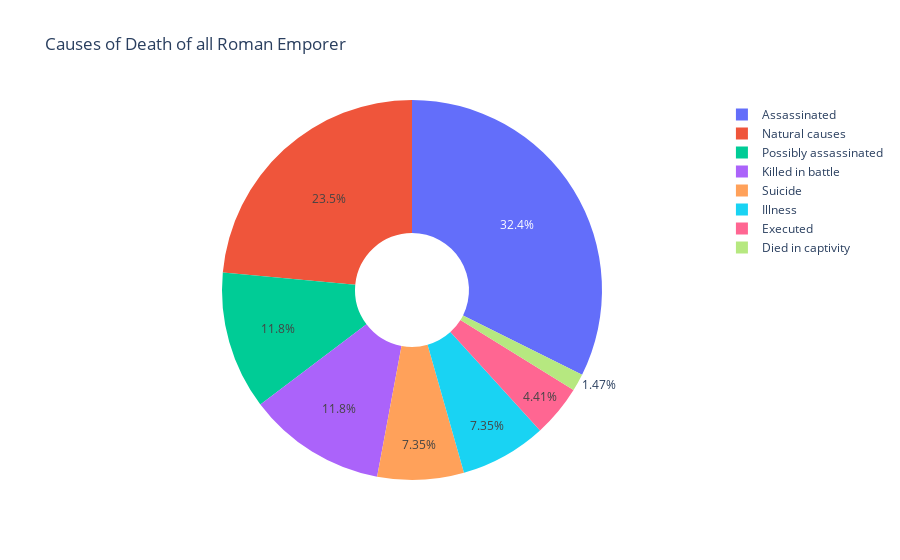

Notebook code cell kept with this figure:
### Code cell
#import necessary libraries
from plotly.offline import iplot

#select variable
pie1 = roman_emporer.Cause_of_Death
labels = roman_emporer.Cause_of_Death
# figure
fig = {
  "data": [
    {
      
      "labels": labels,
      "domain": {"x": [.4, .10]},
      "name": "",
      "hoverinfo":"label+percent+name",
      "hole": .3,
      "type": "pie"
    },],
  "layout": {
        "title":"Causes of Death of all Roman Emporer",
         
        "annotations": [
            { "font": { "size": 20},
              "showarrow": False,
                "text":"",
                "x": 0.20,
                "y": 1
            
             
            },
        ]
    }
}
iplot(fig)

### Figure 1 — Plotly figure (JSON) as saved in the notebook; plotly's stock layout.template omitted (floating-point values rounded to 4 significant figures)
{"data": [{"domain": {"x": [0.4, 0.1]}, "hole": 0.3, "hoverinfo": "label+percent+name", "labels": ["Possibly assassinated", "Possibly assassinated", "Assassinated", "Possibly assassinated", "Suicide", "Assassinated", "Suicide", "Assassinated", "Natural causes", "Illness", "Assassinated", "Natural causes", "Natural causes", "Natural causes", "Natural causes", "Illness", "Illness", "Assassinated", "Assassinated", "Executed", "Natural causes", "Assassinated", "Assassinated", "Executed", "Assassinated", "Assassinated", "Assassinated", "Suicide", "Killed in battle", "Assassinated", "Assassinated", "Possibly assassinated", "Killed in battle", "Killed in battle", "Illness", "Assassinated", "Assassinated", "Died in captivity", "Assassinated", "Illness", "Possibly assassinated", "Assassinated", "Possibly assassinated", "Assassinated", "Assassinated", "Natural causes", "Possibly assassinated", "Killed in battle", "Natural causes", "Suicide", "Natural causes", "Natural causes", "Assassinated", "Natural causes", "Killed in battle", "Suicide", "Executed", "Killed in battle", "Natural causes", "Assassinated", "Natural causes", "Killed in battle", "Natural causes", "Natural causes", "Killed in battle", "Assassinated", "Possibly assassinated", "Natural causes"], "name": "", "type": "pie"}], "layout": {"annotations": [{"font": {"size": 20}, "showarrow": false, "text": "", "x": 0.2, "y": 1}], "title": {"text": "Causes of Death of all Roman Emporer"}}}
